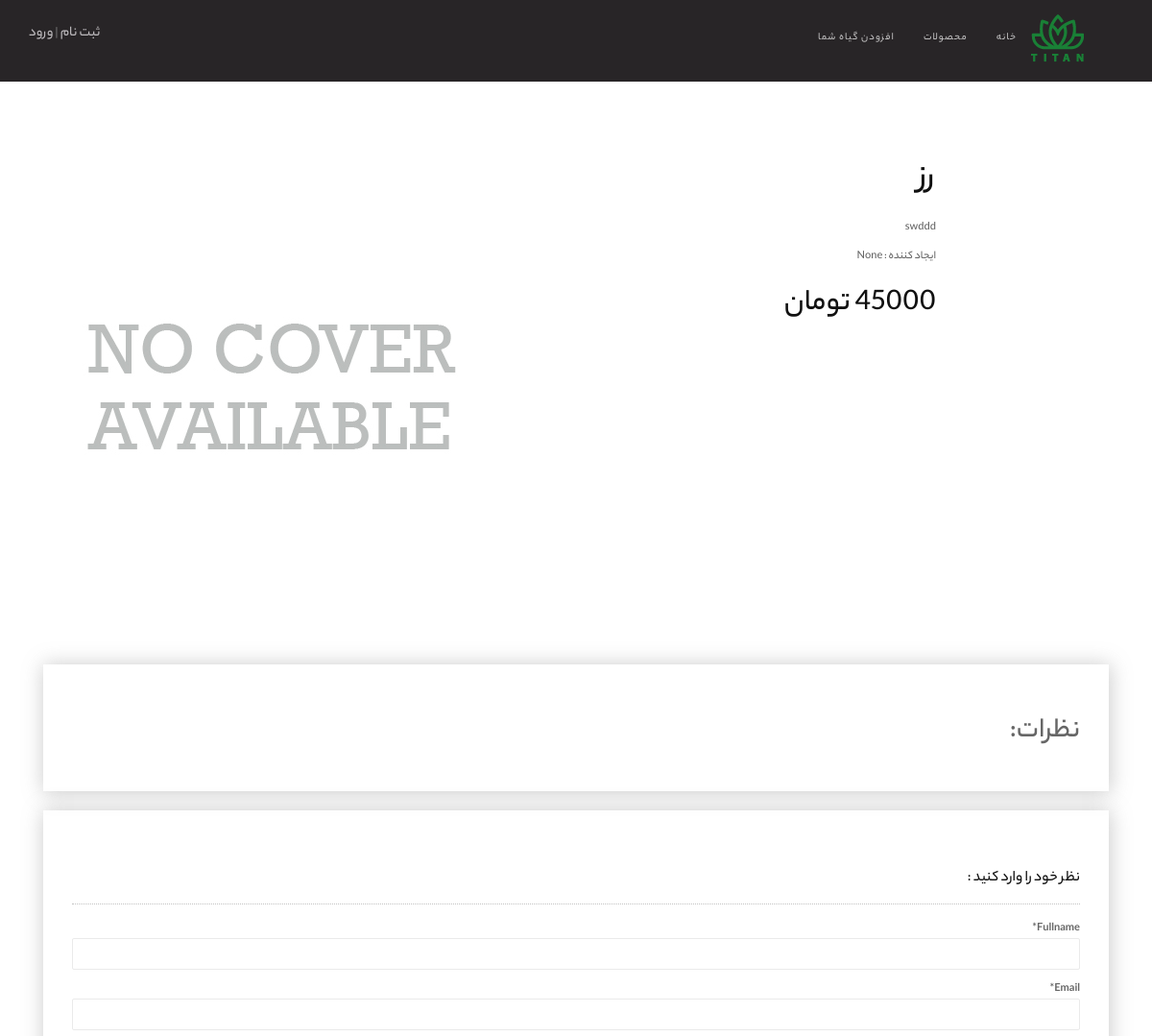
The page /flowers/4/ (upper part) on the database as committed earlier.
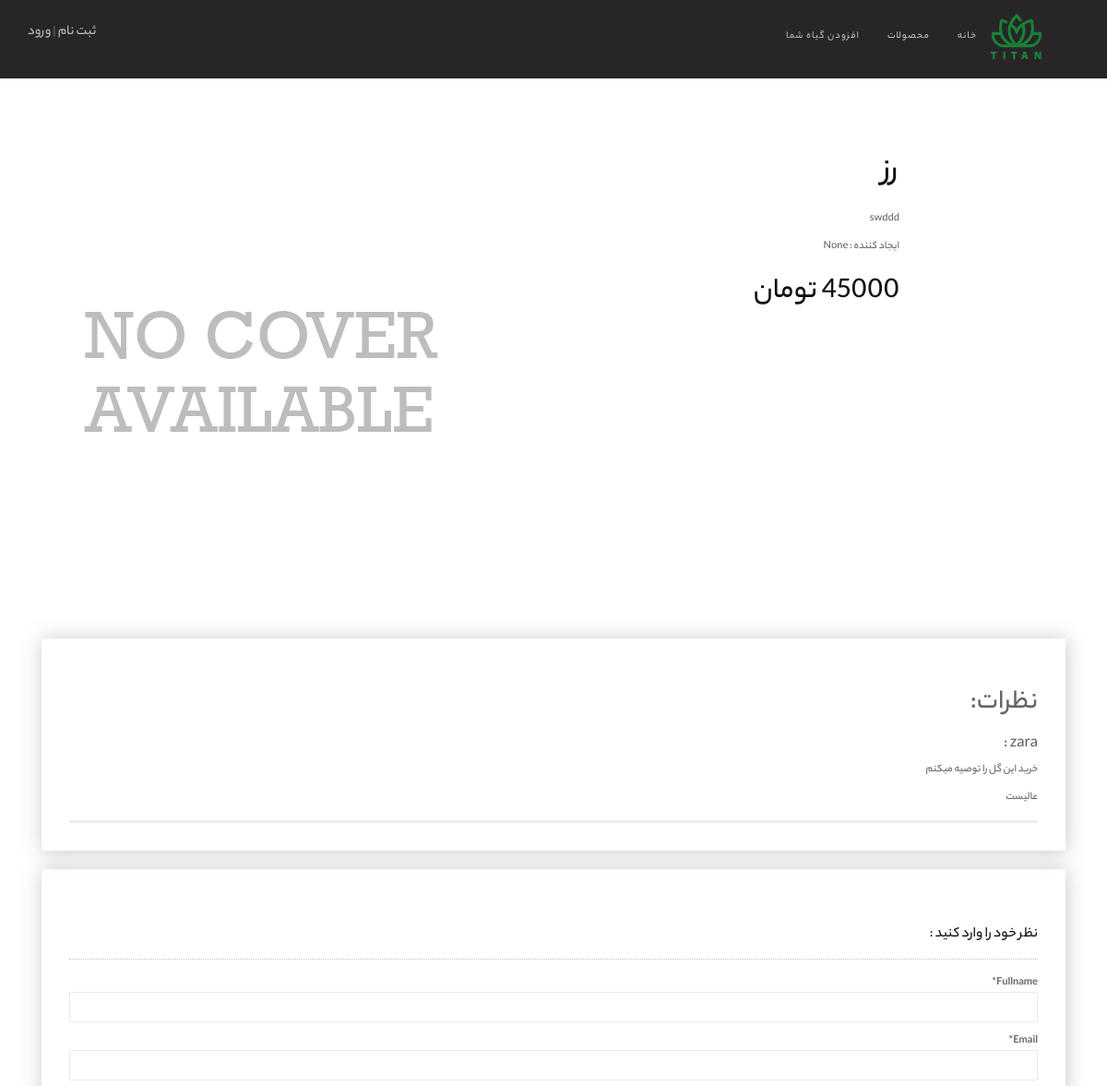
The same page on the database as committed later.
### flowers/models.py (models this page shows, shortened)
class Comment(models.Model):
    user = models.ForeignKey(get_user_model(), on_delete=models.CASCADE, null=True)
    flower = models.ForeignKey(Flower, on_delete=models.CASCADE, related_name='comments')
    fullname = models.CharField(max_length=128, null=True)
    email = models.EmailField(null=True)
    text = models.TextField()
    datetime_created = models.DateTimeField(auto_now_add=True)
    is_active = models.BooleanField(default=True)
    recommend = models.BooleanField(default=True)
    def get_author_name(self):
        try:
            return self.user.username
        except AttributeError:
            return self.fullname

### flowers/views.py (the view, shortened to what this page needs)
# urls.py: path('<int:pk>/', views.FlowerDetailView.as_view(), name='flower_detail'),
class FlowerDetailView(generic.DetailView):
    model = Flower
    template_name = 'flowers/flower_detail.html'
    context_object_name = 'flower'
    def get_form_class(self):
        user = self.request.user
        return UserCommentForm if user.is_authenticated else AnonymousCommentForm
    def get_context_data(self, **kwargs):
        context = super().get_context_data(**kwargs)
        context['comments'] = self.object.comments.filter(is_active=True)
        context['form'] = self.get_form_class()()
        return context

### flowers/forms.py
class AnonymousCommentForm(forms.ModelForm):
    class Meta:
        model = Comment
        fields = ('fullname', 'email', 'text', 'recommend',)

### flowers/templatetags/flower_tags.py (called while the page is built)
@register.filter
def is_english(value):
    reg = re.compile(r'[a-z]')
    if reg.match(value):
        return value.title()
    else:
        return value

### flowers/templates/flowers/flower_detail.html (shortened to what this page needs)
{% extends '_base.html' %}
{% load crispy_forms_tags %}
{% load static %}
{% load flower_tags %}
{% block content %}
    <section class="module">
        <div class="container">
            <div class="row">
                <div class="col-sm-6 mb-sm-40"><a class="gallery">
                    {% if flower.cover %}
                        <img src="{{ flower.cover.url }}" alt="Accessories Pack"/>
                    {% else %}
                        <img src="{% static 'assets/images/shop/No_Cover.jpg' %}" alt="Accessories Pack"/>
                    {% endif %}
                </a>
                </div>
                <div class="col-sm-6" dir="rtl">
                    <div class="row">
                        <div class="col-sm-8">
                            <h1 class="product-title font-alt">{{ flower.title|is_english }}</h1>
                        </div>
                    </div>
                    <div class="row mb-20">
                        <div class="col-sm-8">
                            <div class="description">
                                <p>{{ flower.description }}</p>
                                <p>ایجاد کننده : {{ flower.seller }}</p>
                            </div>
                        </div>
                    </div>
                    <div class="row mb-8">
                        <div class="col-sm-8">
                            <div class="price font-alt"><span class="amount">{{ flower.price }} تومان </span></div>
                        </div>
                    </div>
                    <div class="row mb-20">
                        <div class="col-sm-8"><span></span>
                        </div>
                    </div>
                    <div class="row mb-20">
                        <div class="col-sm-8"><span></span>
                        </div>
                    </div>
                    <div class="row mb-20">
                        <div class="col-sm-8"><span></span>
                        </div>
                    </div>
                    <div class="row mb-20">
                        <div class="col-sm-8"><span></span>
                        </div>
                    </div>
                    <div class="row mb-20">
                        <div class="col-sm-8"><span></span>
                        </div>
                    </div>
                </div>
            </div>
            <div class="col-sm-12 d-flex justify-content-center card shadow my-3 p-5 w-sm-75 w-100 mt-30" dir="rtl">
                <div class="d-flex justify-content-center" style="box-shadow: 1px 1px 20px 1px #8888886b;" dir="rtl">
                    <div class="card shadow my-3 p-5 w-sm-75 w-100" style="padding: 3rem"
                    ">
                    <h2 class="mb-5">نظرات:</h2>
                    {% for comment in  comments %}
                        <div style="border-bottom: inset;">
                            {% if comment.is_active %}
                                <h4 class="mb-3">{{ comment.get_author_name }} : </h4>
                                {% if comment.recommend %}
                                    <p>خرید این گل را توصیه میکنم</p>
                                {% else %}
                                    <p>خرید این گل را توصیه نمیکنم</p>
                                {% endif %}
                                <p style="font-size: medium;line-height: 3rem;;">{{ comment.text|linebreaks }}</p>
                            {% endif %}
                        </div>
                    {% endfor %}
                </div>
            </div>
            <div class="mt-20 " dir="rtl" style="box-shadow: 1px 1px 20px 1px #8888886b;padding: 3rem">
                <div class="comment-form mt-30" dir="rtl">
                    <h4 class="comment-form-title font-alt">نظر خود را وارد کنید :</h4>
                    <form method="post">
                        {{ form|crispy }}
                    </form>
                </div>
            </div>
        </div>
    </section>
{% endblock %}

Rows that differ between the two databases and show on the page:
added Comment: recommend "خرید این گل را توصیه میکنم", text "عالیست"
